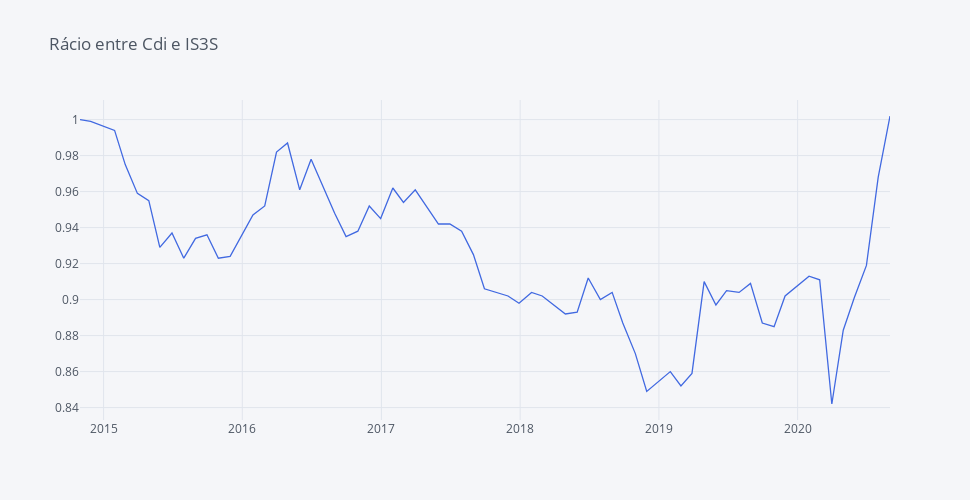

This figure's notebook cell:
### Code cell
round(fundos_norm['Cdi'] / fundos_norm['IS3S'], 3).iplot(yTitle='', title='Rácio entre Cdi e IS3S',  colors=['royalblue', 'orange', 'dimgray'], dimensions = dimensions)

### Figure 1 — Plotly figure (JSON) as saved in the notebook; plotly's stock layout.template omitted (floating-point values rounded to 4 significant figures)
{"data": [{"line": {"color": "rgba(65, 105, 225, 1.0)", "dash": "solid", "shape": "linear", "width": 1.3}, "mode": "lines", "name": "None", "text": "", "type": "scatter", "x": ["2014-10-31", "2014-11-28", "2015-01-30", "2015-02-27", "2015-03-31", "2015-04-30", "2015-05-29", "2015-06-30", "2015-07-31", "2015-08-31", "2015-09-30", "2015-10-30", "2015-11-30", "2016-01-29", "2016-02-29", "2016-03-31", "2016-04-29", "2016-05-31", "2016-06-30", "2016-07-29", "2016-08-31", "2016-09-30", "2016-10-31", "2016-11-30", "2016-12-30", "2017-01-31", "2017-02-28", "2017-03-31", "2017-04-28", "2017-05-31", "2017-06-30", "2017-07-31", "2017-08-31", "2017-09-29", "2017-11-30", "2017-12-29", "2018-01-31", "2018-02-28", "2018-04-30", "2018-05-31", "2018-06-29", "2018-07-31", "2018-08-31", "2018-09-28", "2018-10-31", "2018-11-30", "2019-01-31", "2019-02-28", "2019-03-29", "2019-04-30", "2019-05-31", "2019-06-28", "2019-07-31", "2019-08-30", "2019-09-30", "2019-10-31", "2019-11-29", "2020-01-31", "2020-02-28", "2020-03-31", "2020-04-30", "2020-05-29", "2020-06-30", "2020-07-31", "2020-08-31"], "y": [1, 0.999, 0.994, 0.975, 0.959, 0.955, 0.929, 0.937, 0.923, 0.934, 0.936, 0.923, 0.924, 0.947, 0.952, 0.982, 0.987, 0.961, 0.978, 0.964, 0.948, 0.935, 0.938, 0.952, 0.945, 0.962, 0.954, 0.961, 0.952, 0.942, 0.942, 0.938, 0.925, 0.906, 0.902, 0.898, 0.904, 0.902, 0.892, 0.893, 0.912, 0.9, 0.904, 0.887, 0.87, 0.849, 0.86, 0.852, 0.859, 0.91, 0.897, 0.905, 0.904, 0.909, 0.887, 0.885, 0.902, 0.913, 0.911, 0.842, 0.883, 0.901, 0.919, 0.968, 1.002]}], "layout": {"height": 500, "legend": {"bgcolor": "#F5F6F9", "font": {"color": "#4D5663"}}, "paper_bgcolor": "#F5F6F9", "plot_bgcolor": "#F5F6F9", "title": {"font": {"color": "#4D5663"}, "text": "Rácio entre Cdi e IS3S"}, "width": 970, "xaxis": {"autorange": true, "gridcolor": "#E1E5ED", "range": ["2014-10-31", "2020-08-31"], "showgrid": true, "tickfont": {"color": "#4D5663"}, "title": {"font": {"color": "#4D5663"}, "text": ""}, "type": "date", "zerolinecolor": "#E1E5ED"}, "yaxis": {"autorange": true, "gridcolor": "#E1E5ED", "range": [0.8331, 1.011], "showgrid": true, "tickfont": {"color": "#4D5663"}, "title": {"font": {"color": "#4D5663"}, "text": ""}, "type": "linear", "zerolinecolor": "#E1E5ED"}}}
